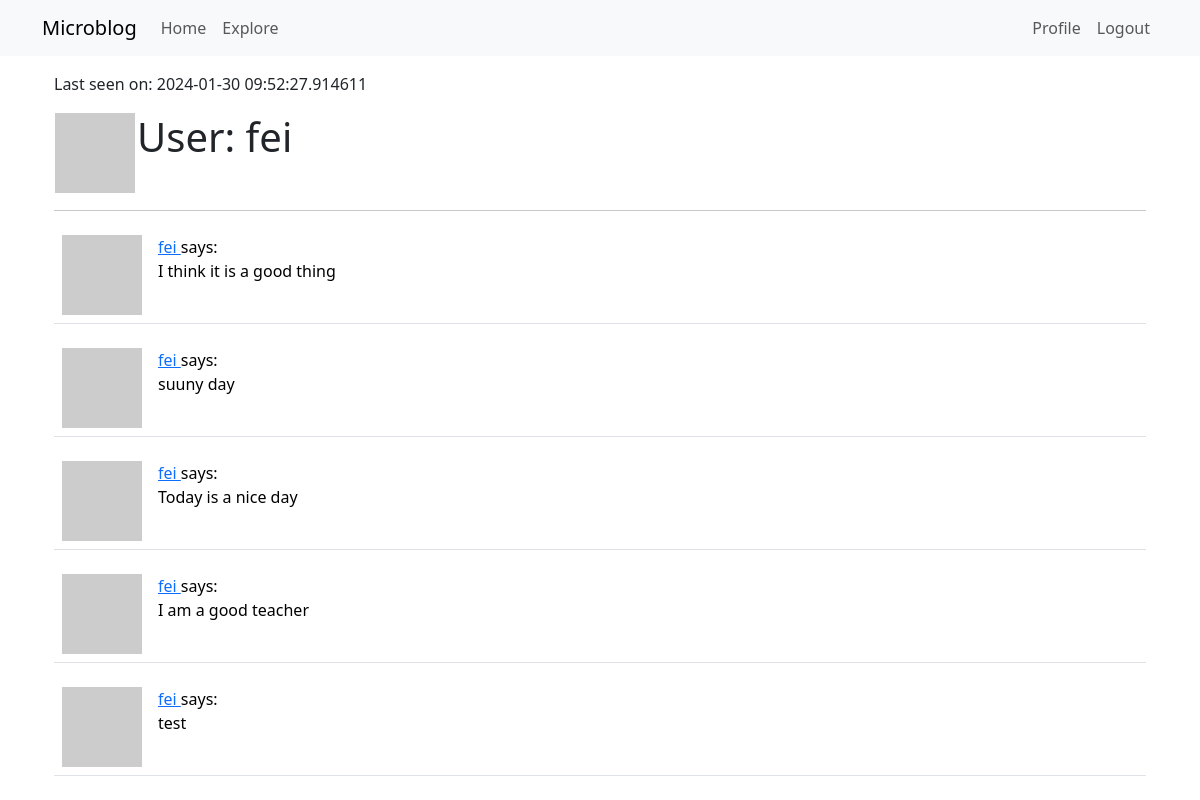
/user/fei (signed in), run on an earlier commit of the app's database.
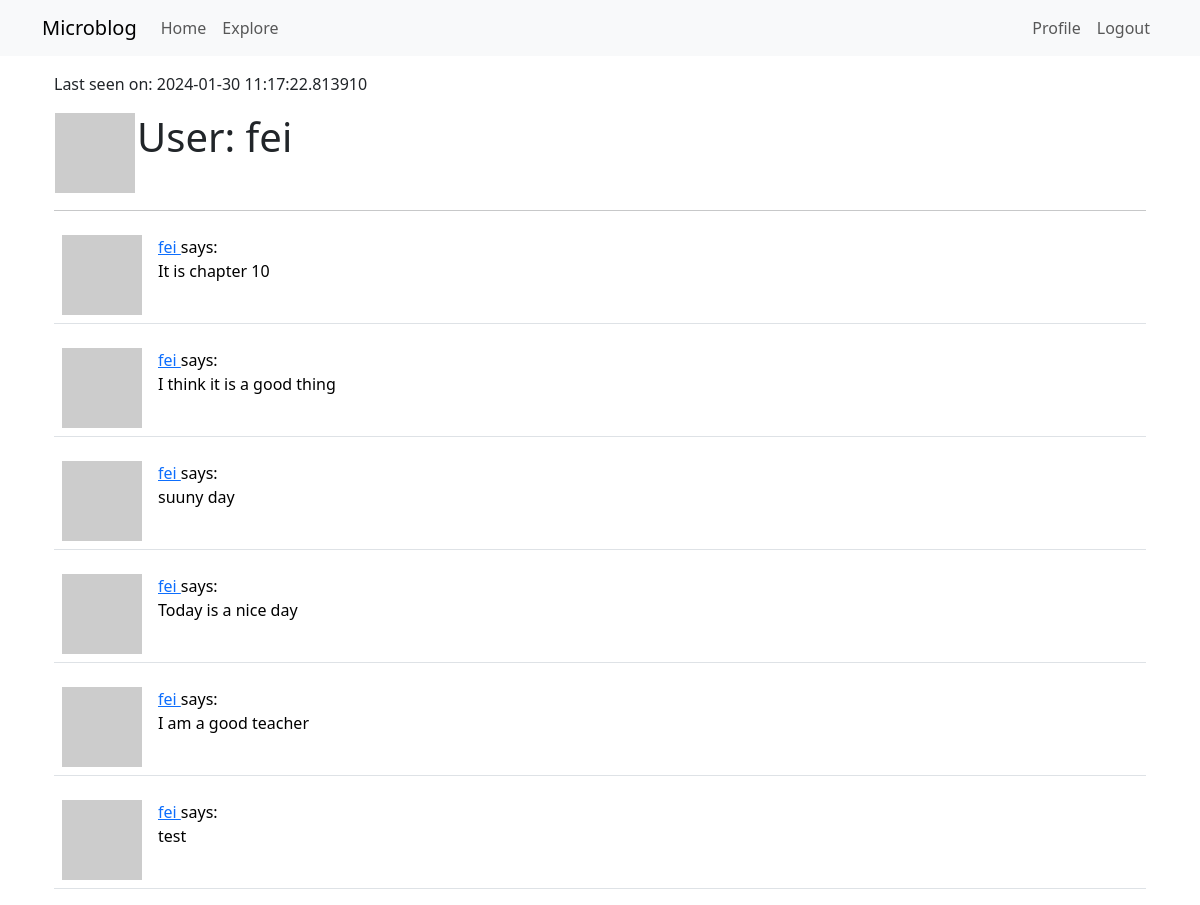
And on a later commit of the database.
### app/models.py (models this page shows, shortened)
class User(UserMixin,db.Model):
    id = db.Column(db.Integer, primary_key=True)
    username = db.Column(db.String(64), index=True, unique=True)
    email = db.Column(db.String(120), index=True, unique=True)
    password_hash = db.Column(db.String(128))
    posts = db.relationship('Post', backref='author', lazy='dynamic')
    about_me = db.Column(db.String(255))
    last_seen = db.Column(db.DateTime, default=datetime.utcnow)
    followed = db.relationship(
        'User', secondary=followers,
        primaryjoin=(followers.c.follower_id == id),
        secondaryjoin=(followers.c.followed_id == id),
        backref=db.backref('followers', lazy='dynamic'), lazy='dynamic')
    def avatar(self, size):
        digest = md5(self.email.lower().encode('utf-8')).hexdigest()
        return ('https://www.gravatar.com/avatar/{}?d=identicon&s=\
                {}'.format(digest,size))
    def followed_posts(self):
        followed = Post.query.join(
            followers, (followers.c.followed_id == Post.user_id)).filter(
                followers.c.follower_id == self.id)
        own = Post.query.filter_by(user_id=self.id)
        return followed.union(own).order_by(Post.timestamp.desc())

class Post(db.Model):
    id = db.Column(db.Integer, primary_key=True)
    body = db.Column(db.String(140))
    timestamp = db.Column(db.DateTime, index=True, default=datetime.utcnow)
    user_id = db.Column(db.Integer, db.ForeignKey('user.id'))

### app/routes.py (the view)
@app.route('/user/<username>')
@login_required
def user(username):
    user = User.query.filter_by(username=username).first_or_404()
    page = request.args.get('page', 1, type=int)
    posts = current_user.followed_posts().paginate(page=page,
                                                   per_page=app.config['POSTS_PER_PAGE'], error_out=False)
    next_url = url_for('index', page=posts.next_num) \
        if posts.has_next else None
    prev_url = url_for('index', page=posts.prev_num) \
        if posts.has_prev else None
    return render_template('user.html', title='User', user=user,
                           posts=posts.items, next_url=next_url, prev_url=prev_url)

### app/models.py (called while the page is built)
@login.user_loader
def load_user(id):
    return User.query.get(int(id))

### app/routes.py (called while the page is built)
@app.before_request
def before_request():
    if current_user.is_authenticated:
        current_user.last_seen = datetime.utcnow()
        db.session.commit()

### app/templates/user.html (shortened to what this page needs)
{% extends "base.html" %}
{% block app_content %}
    <table>
        <tr valign="top">
            <td><img src="{{ user.avatar(128) }}"></td>
            <td><h1>User: {{ user.username }}</h1></td>
            {% if user.last_seen %}<p>Last seen on: {{ user.last_seen }}</p>
            {% endif %}
        </tr>
    </table>
    <hr>
    {% for post in posts %}
        {% include '_post.html' %}
    {% endfor %}
{% endblock %}

### app/templates/_post.html
<table class="table table-hover">
    <tr>
        <td width="70px">
            <a href="{{ url_for('user',username=post.author.username) }}">
                <img src="{{ post.author.avatar(70) }}" />
            </a>
        </td>
        <td>
            <a href="{{ url_for('user',username=post.author.username) }}">
                {{ post.author.username }}
            </a>
            says:<br>
            {{ post.body }}
        </td>
    </tr>
</table>

What changed in the data, as far as the page shows it:
changed User "fei": last_seen "2024-01-30 09:52:27.914611" → "2024-01-30 11:17:22.813910"
added Post: author.username "fei", body "It is chapter 10"
